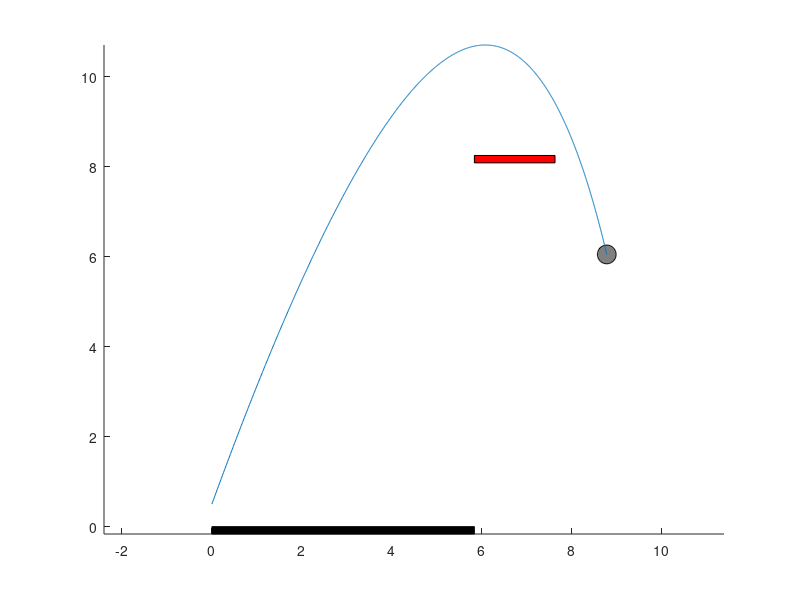

This figure's MATLAB source:
%%%%%%%%%%%%%%%%%%%%%%%%%%%%%%%%%%%%%%%%%%%%%%%%%%%%%%%%%%%%%%%%%%%%%%%%%%%%%%%%
%% (C) 2017 FRC1736 Robot Casserole - All Rights Reserved
%%%%%%%%%%%%%%%%%%%%%%%%%%%%%%%%%%%%%%%%%%%%%%%%%%%%%%%%%%%%%%%%%%%%%%%%%%%%%%%%
%% 2D Launched Ball Trajectory calculator
%% Includes air resistance in model
%%
%%
%%  Changelog
%%  Jan 11, 2017 - Chris Gerth 
%%    - Created
%%%%%%%%%%%%%%%%%%%%%%%%%%%%%%%%%%%%%%%%%%%%%%%%%%%%%%%%%%%%%%%%%%%%%%%%%%%%%%%%

clear;

%% Testcase constants - adjust to suit your needs (dependent on robot state at launch time)
launch_x_ft = 70.0/12.0;  %Distance between launch point and goal.  
launch_wheel_speed_RPM = 2850; %RPM speed of launch wheel (assumes single-wheel launcher)

%Your system parameters (dependent on robot design)
launch_z_ft = 0.5; %Launch point of the ball height off the ground in meters. Max is 0.69m
launch_angle_deg = 70; %angle between floor and launch point
launch_wheel_diameter_in = 6; %Launch wheel diameter in inches
launch_wheel_weight_lbs = 3; %Launch wheel mass in pounds


%%%%%%%%%%%%%%%%%%%%%%%%%%%%%%%%%%%%%%%%%%%%%%%%%%%%%%%%%%%%%%%%%%%%%%%%%%%%%%%%
%% Simulation constants - should probably stay as is.
Ts = 0.001; %1ms sample rate for solver (1ms intervals)
goal_height_m = 2.46378; %Height of the top rim of the high goal - 8ft 1 in
goal_diameter_m = 0.5461; %Diameter of the top rim of the goal - 1ft 9.5in
ball_diameter_m = 0.127; % 5in ball 
ball_rad_m = ball_diameter_m/2;
g_mps = 9.81; %Gravitational constant
density_air_kgpm3 = 1.225; %desnity of air per https://en.wikipedia.org/wiki/Density_of_air
m_ball_kg = 0.074; %Total guess at the weight of the "fuel" in kg.
cD = 0.45; %Drag coefficent for sphere, per https://www.chiefdelphi.com/forums/showpost.php?p=1628938&postcount=14
%cD = 0; %Zero drag = no air resistance = you can't breathe


%% Derived constants
frontal_area_m2 = 0.5 * (4*pi*(0.5*ball_diameter_m)^2); %Half the total surface area is the frontal area
Vt_mps = sqrt((2*m_ball_kg*g_mps)/(cD*density_air_kgpm3*frontal_area_m2)); %Terminal velocity in meters per second
launch_angle_rad = pi/180*launch_angle_deg;
launch_x_m = 0.3048*launch_x_ft;
launch_z_m = 0.3048*launch_z_ft;
launch_wheel_weight_kg = launch_wheel_weight_lbs * 0.4535;
launch_wheel_rad_m = 0.5*0.0254*launch_wheel_diameter_in;
launch_wheel_tan_v_mps = launch_wheel_rad_m*launch_wheel_speed_RPM*0.1047;

i = 1; %simulation step

%Initial velocity calculations
% Based off of http://lynbrookrobotics.com/resourcefiles/whitepages/2012/Shooter%20Calculations%20Document.pdf
launch_speed_mps = 0.5*launch_wheel_tan_v_mps/((launch_wheel_weight_kg+7/5*m_ball_kg)/launch_wheel_weight_kg);


%See http://farside.ph.utexas.edu/teaching/336k/Newtonhtml/node29.html for some 
%references on trajectory calculation

%Initial conditions
time(i) = i*Ts;
pos_x(i) = 0;
pos_z(i) = launch_z_m;
vel_x(i) = launch_speed_mps*cos(launch_angle_rad);
vel_z(i) = launch_speed_mps*sin(launch_angle_rad);



%calculate trajectory until terminal case (ball hits floor or ball hits goal)
while( and(pos_z(i) > 0.5*ball_diameter_m,  not(and(pos_z(i) < goal_height_m*0.75 , vel_z < 0, not(pos_x < launch_x_m)))))
  i = i + 1;
  time(i) = i*Ts;
  vel_x(i) = vel_x(i-1)/(1+Ts*g_mps/Vt_mps);
  vel_z(i) = (-Ts*g_mps + vel_z(i-1))/(1+Ts*g_mps/Vt_mps);
  pos_x(i) = pos_x(i-1) + vel_x(i)*Ts;
  pos_z(i) = pos_z(i-1) + vel_z(i)*Ts;
endwhile


figure(1);
clf;
hold on;

%draw floor and goal
rectangle('Position', [0,-0.05,launch_x_m,0.05]./0.3048, 'FaceColor', [0,0,0]);
rectangle('Position', [launch_x_m,goal_height_m,goal_diameter_m,0.05]./0.3048, 'FaceColor', [1,0,0]);

%draw ball
rectangle('Position', [pos_x(i)-ball_rad_m,pos_z(i)-ball_rad_m,2*ball_rad_m,2*ball_rad_m]./0.3048, 'FaceColor', [0.5, 0.5, 0.5], 'Curvature', [1, 1]);


%Plot trajectory
plot(pos_x./0.3048, pos_z./0.3048);
axis equal;


